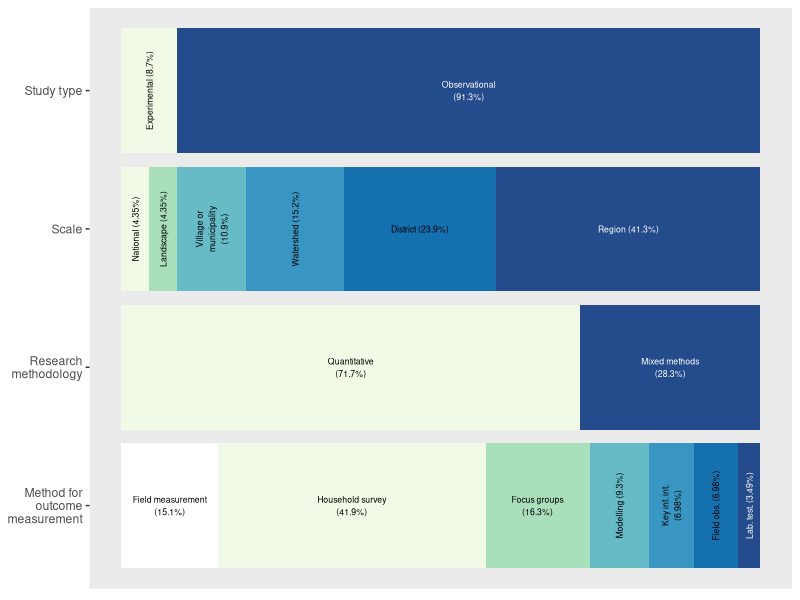

Reproduce this figure in R.
data <- read.csv('combined plot.csv')
data$levels <- as.factor(data$levels)
data$labels <- paste0(data$levels, " (", signif(data$yaxis,3), "%)")

library(ggplot2)
library(scales)

#colours <- c('#f0fae6', '#aadfbc', '#66bbc7', '#3995c2', '#1570b0', '#244b8b')
#levels(data$levels)


ggplot(data, aes(fill=levels, y=yaxis, x=xaxis)) + 
  geom_bar(position="fill", stat="identity", fill=data$colours) +
  theme(legend.position = "none") +
  theme(panel.grid.major = element_blank(), 
        panel.grid.minor = element_blank(),
        axis.title.y=element_blank(),
        axis.title.x=element_blank(),
        axis.text.x=element_blank(),
        axis.ticks.x=element_blank()) +
  geom_text(aes(label = stringr::str_wrap(labels, 19), y = (labelloc)/100),
            size = 2.2,
            angle = data$rotate,
            color = data$textcol) +
  coord_flip() +
  scale_x_discrete(labels = label_wrap(18))





